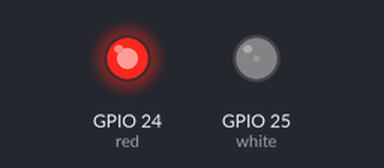
A program run on a simulated Raspberry Pi (BCM pin numbers). Parts: output pins drawn as LEDs (lit = HIGH).

Above: at 0.05 s.
At 0.9 s:
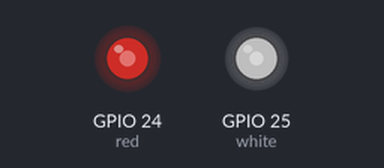
At 1.8 s:
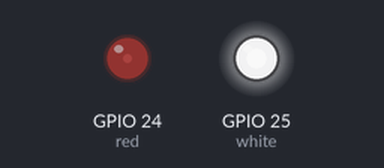
At 3.6 s:
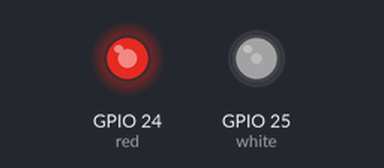
Timing chart, 0 to 5.3 s (numbered marks = the images above):
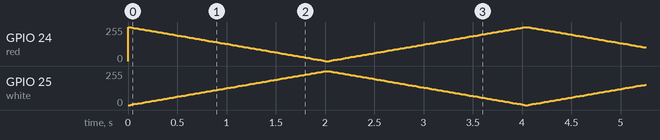

The program:

Deaming_lead.py
```python
import RPi.GPIO as GPIO # always needed with RPi.GPIO
from time import sleep  # pull in the sleep function from time module

GPIO.setmode(GPIO.BCM)  # choose BCM or BOARD numbering schemes. I use BCM

GPIO.setup(25, GPIO.OUT)# set GPIO 25 as output for white led
GPIO.setup(24, GPIO.OUT)# set GPIO 24 as output for red led

white = GPIO.PWM(25, 100)    # create object white for PWM on port 25 at 100 Hertz
red = GPIO.PWM(24, 100)      # create object red for PWM on port 24 at 100 Hertz

white.start(0)              # start white led on 0 percent duty cycle (off)
red.start(100)              # red fully on (100%)

# now the fun starts, we'll vary the duty cycle to
# dim/brighten the leds, so one is bright while the other is dim

pause_time = 0.02           # you can change this to slow down/speed up

try:
    while True:
        for i in range(0,101):      # 101 because it stops when it finishes 100
            white.ChangeDutyCycle(i)
            red.ChangeDutyCycle(100 - i)
            sleep(pause_time)
        for i in range(100,-1,-1):      # from 100 to zero in steps of -1
            white.ChangeDutyCycle(i)
            red.ChangeDutyCycle(100 - i)
            sleep(pause_time)

except KeyboardInterrupt:
    white.stop()            # stop the white PWM output
    red.stop()              # stop the red PWM output
    GPIO.cleanup()          # clean up GPIO on CTRL+C exit 
```
